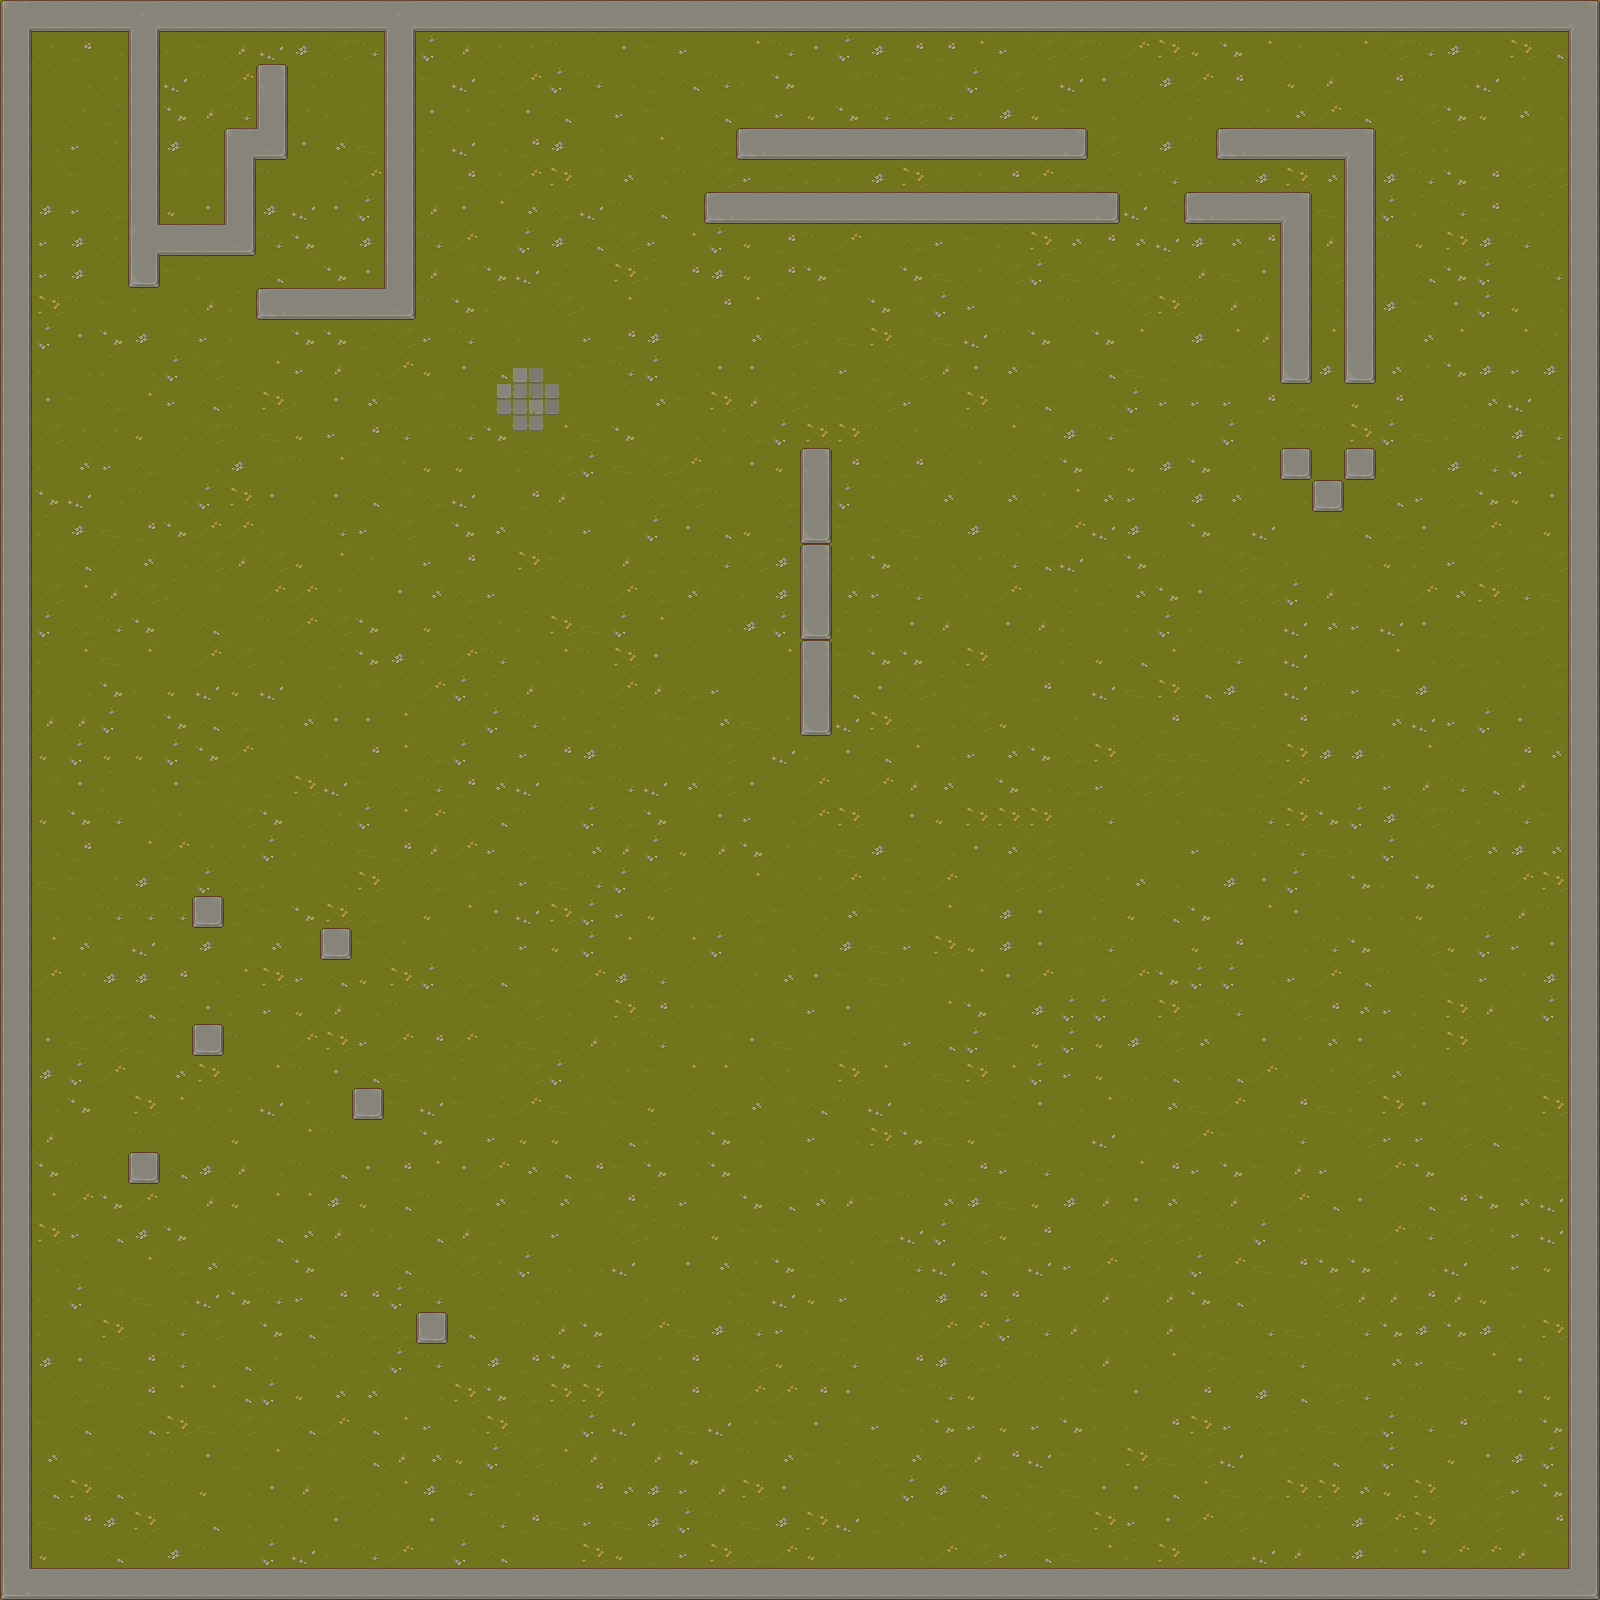

Tiled map render using the project's own tile images. Description and the map definition, with tile-layer contents summarised, below:
An orthogonal 50x50 tile map with 32x32 px tiles, 2 tile layers (Grass, Wall), 2 tilesets and 27 objects (26x wall, player_spawnpoint).

<map version="1.10" tiledversion="1.11.2" orientation="orthogonal" renderorder="right-down" width="50" height="50" tilewidth="32" tileheight="32" infinite="0" nextlayerid="4" nextobjectid="67">
 <tileset firstgid="1" source="tileset tsx/TX Tileset Stone Ground.tsx" />
 <tileset firstgid="65" source="tileset tsx/TX Tileset Grass.tsx" />
 <layer id="1" name="Grass" width="50" height="50">
  <data>[2500 cells, 2500 non-empty, 37 distinct tile ids]</data>
 </layer>
 <layer id="2" name="Wall" width="50" height="50">
  <data>[2500 cells, 294 non-empty, 14 distinct tile ids]</data>
 </layer>
 <objectgroup id="3" name="Wall">
  <object id="20" name="wall" x="0" y="32" width="32" height="1568" />
  <object id="23" name="wall" x="0" y="0" width="1568" height="32" />
  <object id="26" name="wall" x="32" y="1568" width="1536" height="32" />
  <object id="32" name="player_spawnpoint" x="512" y="384" width="32" height="32" />
  <object id="35" name="wall" x="800" y="448" width="32" height="288" />
  <object id="41" name="wall" x="1568" y="32" width="32" height="1568" />
  <object id="42" name="wall" x="128" y="32" width="32" height="256" />
  <object id="44" name="wall" x="160" y="224" width="96" height="32" />
  <object id="45" name="wall" x="224" y="128" width="32" height="96" />
  <object id="47" name="wall" x="256" y="64" width="32" height="96" />
  <object id="50" name="wall" x="384" y="32" width="32" height="256" />
  <object id="51" name="wall" x="256" y="288" width="160" height="32" />
  <object id="52" name="wall" x="704" y="192" width="416" height="32" />
  <object id="53" name="wall" x="736" y="128" width="352" height="32" />
  <object id="54" name="wall" x="1216" y="128" width="128" height="32" />
  <object id="55" name="wall" x="1184" y="192" width="96" height="32" />
  <object id="56" name="wall" x="1280" y="448" width="32" height="32" />
  <object id="57" name="wall" x="1312" y="480" width="32" height="32" />
  <object id="58" name="wall" x="1344" y="448" width="32" height="32" />
  <object id="59" name="wall" x="1280" y="192" width="32" height="192" />
  <object id="60" name="wall" x="1344" y="128" width="32" height="256" />
  <object id="61" name="wall" x="192" y="896" width="32" height="32" />
  <object id="62" name="wall" x="320" y="928" width="32" height="32" />
  <object id="63" name="wall" x="192" y="1024" width="32" height="32" />
  <object id="64" name="wall" x="352" y="1088" width="32" height="32" />
  <object id="65" name="wall" x="128" y="1152" width="32" height="32" />
  <object id="66" name="wall" x="416" y="1312" width="32" height="32" />
 </objectgroup>
</map>
